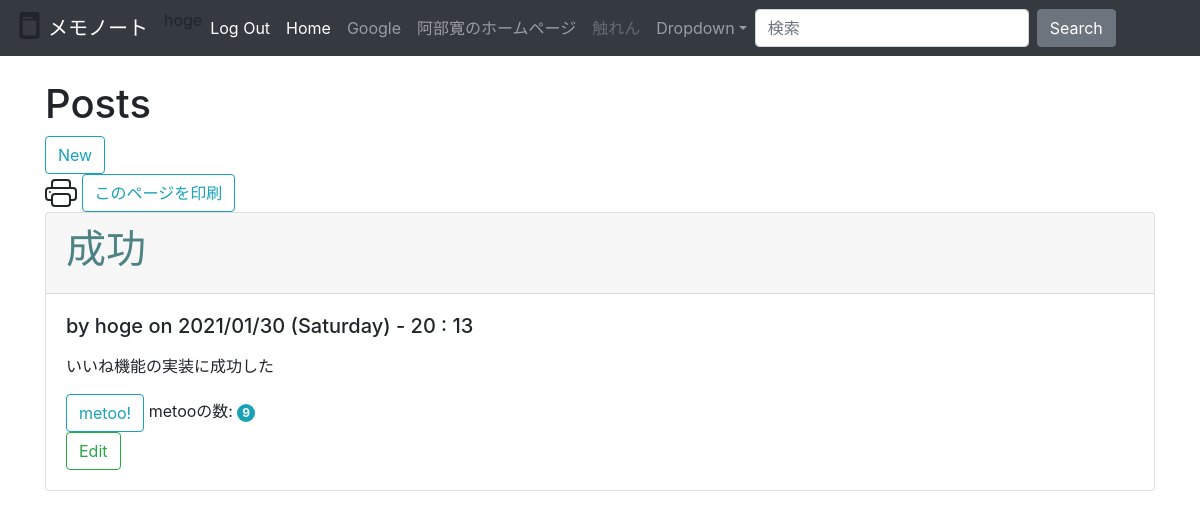
Screenshot of / (signed in) with the database file from the repository.
### tables this page shows
CREATE TABLE user (
  id INTEGER PRIMARY KEY AUTOINCREMENT,/*ユーザーIDをプライマリキーとして宣言*/
  username TEXT UNIQUE NOT NULL,
  password TEXT NOT NULL
);

CREATE TABLE post (
  id INTEGER PRIMARY KEY AUTOINCREMENT,/* 投稿のID */
  author_id INTEGER NOT NULL,
  created TIMESTAMP NOT NULL DEFAULT CURRENT_TIMESTAMP,
  title TEXT NOT NULL,
  body TEXT NOT NULL,
  nowtime TEXT,
  metoo,INTEGER NOT NULL DEFAULT 0,
  FOREIGN KEY (author_id) REFERENCES user (id)/*著者IDを外部キーとすることでユーザーIDを紐付け。*/
  
);

### flaskr/blog.py (the view)
@bp.route('/')
def index():
    db = get_db()
    posts = db.execute(
        'SELECT p.id, title, body, created, author_id, username, nowtime, metoo'# ここでuserテーブルのidとpostテーブルのauthor_idをコピーしてる？
        ' FROM post p JOIN user u ON p.author_id = u.id'#投稿IDと著者IDを紐付け
        ' ORDER BY created DESC'#作られた順にソート
    ).fetchall()  # リスト化。schema.sql内のデータをセレクトしてpostsというリストに入れていく
    return render_template('blog/index.html', posts=posts)

### flaskr/auth.py (called while the page is built)
@bp.before_app_request
def load_logged_in_user():
    user_id = session.get('user_id')
    if user_id is None:
        g.user = None
    else:
        g.user = get_db().execute(
            'SELECT * FROM user WHERE id = ?', (user_id,)
        ).fetchone()

### flaskr/db.py (called while the page is built)
def get_db():#こいつがデータベースにつなぐやつ
    if 'db' not in g:
        g.db = sqlite3.connect(
            current_app.config['DATABASE'],
            detect_types=sqlite3.PARSE_DECLTYPES
        )
        g.db.row_factory = sqlite3.Row#データベースにカラム(列名)でアクセスできるようにしている
    return g.db

### flaskr/templates/blog/index.html (shortened to what this page needs)
{% extends 'base.html' %}
{% block header %}
  <h1>{% block title %}Posts{% endblock %}</h1>
  {% if g.user %}
    <a class="action" href="{{ url_for('blog.create') }}">
      <button type="button" class="btn btn-outline-info">New</button>
    </a>
      <form>
        <input type="button" class="btn btn-outline-info" value="このページを印刷" onClick="window.print();"/>
      </form>
  {% endif %}
{% endblock %}
{% block content %}
  {% for post in posts %}
    <div class="card">
      <div class="card-header">
        <h1>{{ post['title'] }}{{dates}}</h1>
      </div>
      <div class="card-body">
        <h5 class="card-title">
          <div class="about">by {{ post['username'] }} on {{post['nowtime']}}<h1></h1></div>
        </h5>
        <p class="card-text">
          <p class="body">{{ post['body'] }}</p>
        </p>
        <div class="card-metoo">
            <input type="button" class= "btn btn-outline-info" value='metoo!' id="{{post['id']}}" onclick="post_metoo(this)">
              metooの数:
              <span id="metoo_value{{post['id']}}" class="badge rounded-pill bg-info text-light">{{ post['metoo'] }}</span>
          </div>
          {% if g.user['id'] == post['author_id'] %}
          <a class="action" href="{{ url_for('blog.update', id=post['id']) }}">
            <button type="button" class="btn btn-outline-success" >Edit</button>
          </a>
          {% endif %}
      </div>
    </div>
  {% endfor %}
{% endblock %}

### flaskr/templates/base.html (shortened to what this page needs)
<!doctype html>
<html lang="ja">
  <head>
    <link rel="stylesheet" href="https://stackpath.bootstrapcdn.com/bootstrap/4.4.1/css/bootstrap.min.css">
  </head>
<link rel="stylesheet" href="{{ url_for('static', filename='starter-template.css') }}">
<nav class="navbar navbar-expand-md navbar-dark bg-dark fixed-top">
  <a class="navbar-brand" href="http://127.0.0.1:5000/">メモノート</a>
  <div class="collapse navbar-collapse" id="navbarsExampleDefault">
    <ul class="navbar-nav mr-auto">
      {% if g.user %}
        <li class="nav-item active"><span>{{ g.user['username'] }}</span>
        <li class="nav-item active"><a class="nav-link" href="{{ url_for('auth.logout') }}">Log Out</a>
      {% else %}
        <li class="nav-item active"><a class="nav-link" href="{{ url_for('auth.register') }}">Register</a>
        <li class="nab-item active"><a class="nav-link" href="{{ url_for('auth.login') }}">Log In</a>
      {% endif %}
      <li class="nav-item active">
        <a class="nav-link" href="http://127.0.0.1:5000/">Home <span class="sr-only">(current)</span></a>
      </li>
      <li class="nav-item">
        <a class="nav-link" href="https://google.com">Google</a>
      </li>
      <li class="nav-item">
        <a class="nav-link" href="http://abehiroshi.la.coocan.jp/">阿部寛のホームページ</a>
      </li>
      <li class="nav-item">
        <a class="nav-link disabled" href="#" tabindex="-1" aria-disabled="true">触れん</a>
      </li>
      <li class="nav-item dropdown">
        <a class="nav-link dropdown-toggle" href="#" id="dropdown01" data-toggle="dropdown" aria-haspopup="true" aria-expanded="false">Dropdown</a>
      </li>
      <form class="form-inline my-2 my-lg-0">
        <input class="form-control mr-sm-2" type="text" placeholder="検索" aria-label="Search">
        <button class="btn btn-secondary my-2 my-sm-0" type="submit">Search</button>
      </form>
    </ul>
  </div>
</nav>
<main role="main" class="container">
  <header>
    {% block header %}{% endblock %}
  </header>
  {% block content %}{% endblock %}
</main>
</html>

### flaskr/static/starter-template.css (style rules this page uses)
.navbar-brand { color: red; }
.card-header { color: rgb(78, 131, 131); }

### rows the page displays
user: user.username "hoge"
post: title "成功", username "hoge", nowtime "2021/01/30 (Saturday) - 20 : 13", body "いいね機能の実装に成功した", metoo "9"
